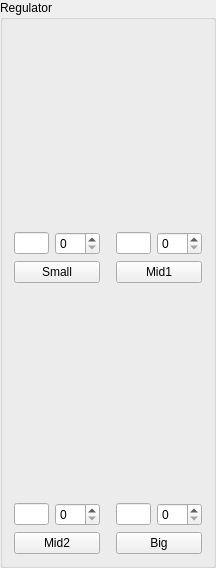
      <widget class="QGroupBox" name="groupBox_6">
       <property name="maximumSize">
        <size>
         <width>260</width>
         <height>16777215</height>
        </size>
       </property>
       <property name="title">
        <string>Regulator</string>
       </property>
       <layout class="QGridLayout" name="gridLayout_15">
        <item row="0" column="0">
         <layout class="QGridLayout" name="gridLayout_16">
          <item row="0" column="0" colspan="2">
           <widget class="QwtThermo" name="ThermoSmall">
            <property name="minimumSize">
             <size>
              <width>0</width>
              <height>195</height>
             </size>
            </property>
            <property name="maximumSize">
             <size>
              <width>60</width>
              <height>16777215</height>
             </size>
            </property>
           </widget>
          </item>
          <item row="1" column="0">
           <widget class="QLineEdit" name="lineEditOpeningSmall">
            <property name="minimumSize">
             <size>
              <width>35</width>
              <height>0</height>
             </size>
            </property>
            <property name="maximumSize">
             <size>
              <width>35</width>
              <height>16777215</height>
             </size>
            </property>
           </widget>
          </item>
          <item row="1" column="1">
           <widget class="QSpinBox" name="spinBoxOpeningSmall">
            <property name="minimumSize">
             <size>
              <width>45</width>
              <height>0</height>
             </size>
            </property>
            <property name="maximumSize">
             <size>
              <width>45</width>
              <height>16777215</height>
             </size>
            </property>
            <property name="maximum">
             <number>100</number>
            </property>
           </widget>
          </item>
          <item row="2" column="0" colspan="2">
           <widget class="QPushButton" name="btnRegulateSmall">
            <property name="minimumSize">
             <size>
              <width>80</width>
              <height>0</height>
             </size>
            </property>
            <property name="maximumSize">
             <size>
              <width>90</width>
              <height>16777215</height>
             </size>
            </property>
            <property name="text">
             <string>Small</string>
            </property>
           </widget>
          </item>
         </layout>
        </item>
        <item row="0" column="1">
         <spacer name="horizontalSpacer_2">
          <property name="orientation">
           <enum>Qt::Horizontal</enum>
          </property>
          <property name="sizeType">
           <enum>QSizePolicy::Fixed</enum>
          </property>
          <property name="sizeHint" stdset="0">
           <size>
            <width>10</width>
            <height>20</height>
           </size>
          </property>
         </spacer>
        </item>
        <item row="0" column="2">
         <layout class="QGridLayout" name="gridLayout_17">
          <item row="0" column="0" colspan="2">
           <widget class="QwtThermo" name="ThermoMid1">
            <property name="minimumSize">
             <size>
              <width>0</width>
              <height>195</height>
             </size>
            </property>
            <property name="maximumSize">
             <size>
              <width>60</width>
              <height>16777215</height>
             </size>
            </property>
           </widget>
          </item>
          <item row="1" column="0">
           <widget class="QLineEdit" name="lineEditOpeningMid1">
            <property name="minimumSize">
             <size>
              <width>35</width>
              <height>0</height>
             </size>
            </property>
            <property name="maximumSize">
             <size>
              <width>35</width>
              <height>16777215</height>
             </size>
            </property>
           </widget>
          </item>
          <item row="1" column="1">
           <widget class="QSpinBox" name="spinBoxOpeningMid1">
            <property name="minimumSize">
             <size>
              <width>45</width>
              <height>0</height>
             </size>
            </property>
            <property name="maximumSize">
             <size>
              <width>45</width>
              <height>16777215</height>
             </size>
            </property>
            <property name="maximum">
             <number>100</number>
            </property>
           </widget>
          </item>
          <item row="2" column="0" colspan="2">
           <widget class="QPushButton" name="btnRegulateMid1">
            <property name="minimumSize">
             <size>
              <width>80</width>
              <height>0</height>
             </size>
            </property>
            <property name="maximumSize">
             <size>
              <width>90</width>
              <height>16777215</height>
             </size>
            </property>
            <property name="text">
             <string>Mid1</string>
            </property>
           </widget>
          </item>
         </layout>
        </item>
        <item row="1" column="0">
         <spacer name="verticalSpacer">
          <property name="orientation">
           <enum>Qt::Vertical</enum>
          </property>
          <property name="sizeType">
           <enum>QSizePolicy::Fixed</enum>
          </property>
          <property name="sizeHint" stdset="0">
           <size>
            <width>20</width>
            <height>13</height>
           </size>
          </property>
         </spacer>
        </item>
        <item row="1" column="2">
         <spacer name="verticalSpacer_2">
          <property name="orientation">
           <enum>Qt::Vertical</enum>
          </property>
          <property name="sizeType">
           <enum>QSizePolicy::Fixed</enum>
          </property>
          <property name="sizeHint" stdset="0">
           <size>
            <width>20</width>
            <height>13</height>
           </size>
          </property>
         </spacer>
        </item>
        <item row="2" column="0">
         <layout class="QGridLayout" name="gridLayout_18">
          <item row="0" column="0" colspan="2">
           <widget class="QwtThermo" name="ThermoMid2">
            <property name="minimumSize">
             <size>
              <width>0</width>
              <height>195</height>
             </size>
            </property>
            <property name="maximumSize">
             <size>
              <width>60</width>
              <height>16777215</height>
             </size>
            </property>
           </widget>
          </item>
          <item row="1" column="0">
           <widget class="QLineEdit" name="lineEditOpeningMid2">
            <property name="minimumSize">
             <size>
              <width>35</width>
              <height>0</height>
             </size>
            </property>
            <property name="maximumSize">
             <size>
              <width>35</width>
              <height>16777215</height>
             </size>
            </property>
           </widget>
          </item>
          <item row="1" column="1">
           <widget class="QSpinBox" name="spinBoxOpeningMid2">
            <property name="minimumSize">
             <size>
              <width>45</width>
              <height>0</height>
             </size>
            </property>
            <property name="maximumSize">
             <size>
              <width>45</width>
              <height>16777215</height>
             </size>
            </property>
            <property name="maximum">
             <number>100</number>
            </property>
           </widget>
          </item>
          <item row="2" column="0" colspan="2">
           <widget class="QPushButton" name="btnRegulateMid2">
            <property name="minimumSize">
             <size>
              <width>80</width>
              <height>0</height>
             </size>
            </property>
            <property name="maximumSize">
             <size>
              <width>90</width>
              <height>16777215</height>
             </size>
            </property>
            <property name="text">
             <string>Mid2</string>
            </property>
           </widget>
          </item>
         </layout>
        </item>
        <item row="2" column="1">
         <spacer name="horizontalSpacer_3">
          <property name="orientation">
           <enum>Qt::Horizontal</enum>
          </property>
          <property name="sizeType">
           <enum>QSizePolicy::Fixed</enum>
          </property>
          <property name="sizeHint" stdset="0">
           <size>
            <width>10</width>
            <height>20</height>
           </size>
          </property>
         </spacer>
        </item>
        <item row="2" column="2">
         <layout class="QGridLayout" name="gridLayout_19">
          <item row="0" column="0" colspan="2">
           <widget class="QwtThermo" name="ThermoBig">
            <property name="minimumSize">
             <size>
              <width>0</width>
              <height>195</height>
             </size>
            </property>
            <property name="maximumSize">
             <size>
              <width>60</width>
              <height>16777215</height>
             </size>
            </property>
           </widget>
          </item>
          <item row="1" column="0">
           <widget class="QLineEdit" name="lineEditOpeningBig">
            <property name="minimumSize">
             <size>
              <width>35</width>
              <height>0</height>
             </size>
            </property>
            <property name="maximumSize">
             <size>
              <width>35</width>
              <height>16777215</height>
             </size>
            </property>
           </widget>
          </item>
          <item row="1" column="1">
           <widget class="QSpinBox" name="spinBoxOpeningBig">
            <property name="minimumSize">
             <size>
              <width>45</width>
              <height>0</height>
             </size>
            </property>
            <property name="maximumSize">
             <size>
              <width>45</width>
              <height>16777215</height>
             </size>
            </property>
            <property name="maximum">
             <number>100</number>
            </property>
           </widget>
          </item>
          <item row="2" column="0" colspan="2">
           <widget class="QPushButton" name="btnRegulateBig">
            <property name="minimumSize">
             <size>
              <width>80</width>
              <height>0</height>
             </size>
            </property>
            <property name="maximumSize">
             <size>
              <width>90</width>
              <height>16777215</height>
             </size>
            </property>
            <property name="text">
             <string>Big</string>
            </property>
           </widget>
          </item>
         </layout>
        </item>
       </layout>
      </widget>
